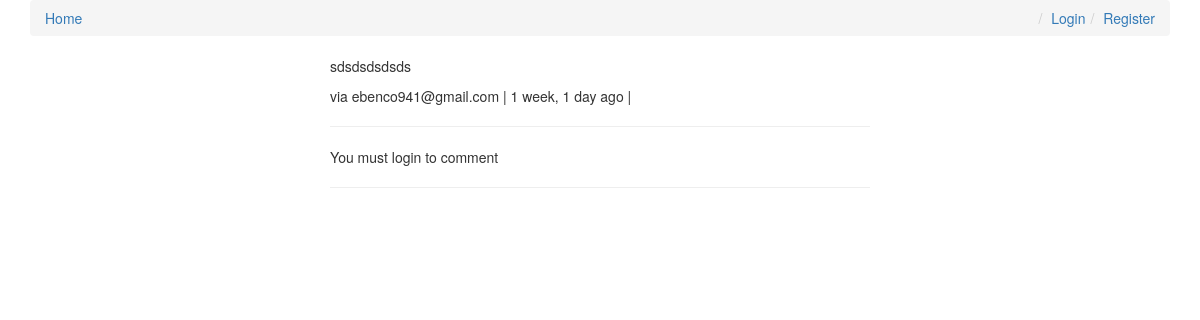
/comments/10, run on the app's committed database.
### comments/models.py (models this page shows, shortened)
class Comment(models.Model):
    user = models.ForeignKey(settings.AUTH_USER_MODEL, on_delete=models.CASCADE)
    content_type = models.ForeignKey(ContentType, on_delete=models.CASCADE)
    object_id = models.PositiveIntegerField()
    content_object = GenericForeignKey('content_type', 'object_id')
    parent = models.ForeignKey("self", null=True, blank=True, on_delete=models.CASCADE)
    content     = models.TextField()
    timestamp   = models.DateTimeField(auto_now_add=True)
    objects = CommentManager()
    class Meta:
        ordering = ['-timestamp']
    def children(self): #replies
        return Comment.objects.filter(parent=self)
    @property
    def is_parent(self):
        if self.parent is not None:
            return False
        return True

### accounts/models.py (models this page shows, shortened)
class User(AbstractBaseUser, PermissionsMixin):
    auto_password = models.CharField(
        _('auto_password'), max_length=128, null=True)
    email = models.EmailField(_('email address'), unique=True)
    date_joined = models.DateTimeField(_('date joined'), auto_now_add=True)
    regular_email_status = models.DateTimeField(
        _('regular email status'), null=True)
    token_email_status = models.DateTimeField(
        _('token email status'), null=True)
    is_active = models.BooleanField(_('active'), default=True)
    is_staff = models.BooleanField(
        _('staff status'),
        default=False,
        help_text=_(
            'Designates whether the user can log into this admin site.'),
    )
    remember_token = models.CharField(max_length=255, null=True)
    avatar = models.ImageField(upload_to='avatars/', null=True, blank=True)
    is_verified = models.BooleanField(
        _('user verified'),
        default=False,
        help_text=_('Designates whether the user is verified using email.'),
    )
    is_blocked = models.BooleanField(
        _('account block'),
        default=True,
        help_text=_('Designates whether the user is blocked.'),
    )
    is_suspended = models.BooleanField(
        _('account suspend status'),
        default=False,
        help_text=_('Check if user account has been suspended.'),
    )
    deleted_at = models.DateTimeField(null=True)
    objects = UserManager()
    USERNAME_FIELD = 'email'
    EMAIL_FIELD = 'email'
    REQUIRED_FIELDS = []
    class Meta:
        verbose_name = _('user')
        verbose_name_plural = _('users')
        db_table = "users"

### comments/views.py (the view, shortened to what this page needs)
# urls.py: path('<int:id>', comment_thread, name='thread'),
def comment_thread(request, id):
    try:
        obj = Comment.objects.get(id=id)
    except:
        raise Http404
    if not obj.is_parent:
        obj = obj.parent
    content_object = obj.content_object # Post that the comment is on
    content_id = obj.content_object.id
    initial_data = {
            "content_type": obj.content_type,
            "object_id": obj.object_id
    }
    form = CommentForm(request.POST or None, initial=initial_data)
    context = {
        "comment": obj,
        "form": form,
    }
    return render(request, "comment_thread.html", context)

### templates/comment_thread.html (shortened to what this page needs)
{% extends "base.html" %}
{% load urlify %}
{% load crispy_forms_tags %}
{% block content %}
<div class='col-sm-6 col-sm-offset-3'>
          <p>{{ comment.content }}</p>
          <footer>via {{ comment.user }} | {{ comment.timestamp|timesince }} ago | </footer>
          <hr/>
          <div>
             {% if request.user.is_authenticated %}
            <form method="POST" action="."> {% csrf_token %}
                {{ form|crispy }}
                <input type='hidden' name='parent_id' value='{{ comment.id }}'>
                <input type='submit' value='Reply' class='btn btn-default'>
            </form>
            {% else %}
            <p>You must login to comment </p>
            {% endif %}
        </div>
        <hr/>
</div>
{% endblock content %}

### data on the page
Comment: content "sdsdsdsdsds", user "ebenco941@gmail.com", timestamp "1 week, 1 day"
